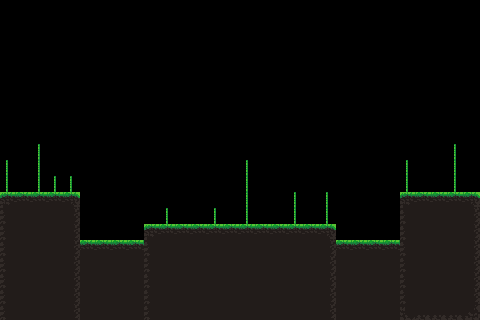

Rendered tile map (Tiled .tmx) drawn with the repository's tilesets; below, a short description and the full map source, tile grids included:
An orthogonal 30x20 tile map with 16x16 px tiles, 2 tile layers (Tile Layer 1, Foreground).

<map version="1.10" tiledversion="1.11.2" orientation="orthogonal" renderorder="right-down" width="30" height="20" tilewidth="16" tileheight="16" infinite="0" nextlayerid="3" nextobjectid="1">
 <tileset firstgid="1" name="tileset" tilewidth="16" tileheight="16" tilecount="64" columns="8">
  <image source="../images/tileset.png" width="128" height="128" />
 </tileset>
 <layer id="1" name="Tile Layer 1" width="30" height="20">
  <data encoding="csv">
0,0,0,0,0,0,0,0,0,0,0,0,0,0,0,0,0,0,0,0,0,0,0,0,0,0,0,0,0,0,
0,0,0,0,0,0,0,0,0,0,0,0,0,0,0,0,0,0,0,0,0,0,0,0,0,0,0,0,0,0,
0,0,0,0,0,0,0,0,0,0,0,0,0,0,0,0,0,0,0,0,0,0,0,0,0,0,0,0,0,0,
0,0,0,0,0,0,0,0,0,0,0,0,0,0,0,0,0,0,0,0,0,0,0,0,0,0,0,0,0,0,
0,0,0,0,0,0,0,0,0,0,0,0,0,0,0,0,0,0,0,0,0,0,0,0,0,0,0,0,0,0,
0,0,0,0,0,0,0,0,0,0,0,0,0,0,0,0,0,0,0,0,0,0,0,0,0,0,0,0,0,0,
0,0,0,0,0,0,0,0,0,0,0,0,0,0,0,0,0,0,0,0,0,0,0,0,0,0,0,0,0,0,
0,0,0,0,0,0,0,0,0,0,0,0,0,0,0,0,0,0,0,0,0,0,0,0,0,0,0,0,0,0,
0,0,0,0,0,0,0,0,0,0,0,0,0,0,0,0,0,0,0,0,0,0,0,0,0,0,0,0,0,0,
0,0,0,0,0,0,0,0,0,0,0,0,0,0,0,0,0,0,0,0,0,0,0,0,0,0,0,0,0,0,
0,0,0,0,0,0,0,0,0,0,0,0,0,0,0,0,0,0,0,0,0,0,0,0,0,0,0,0,0,0,
0,0,0,0,0,0,0,0,0,0,0,0,0,0,0,0,0,0,0,0,0,0,0,0,0,0,0,0,0,0,
1,2,2,2,3,0,0,0,0,0,0,0,0,0,0,0,0,0,0,0,0,0,0,0,0,1,2,2,2,3,
9,10,10,10,11,0,0,0,0,0,0,0,0,0,0,0,0,0,0,0,0,0,0,0,0,9,10,10,10,11,
9,10,10,10,11,0,0,0,0,1,2,2,2,2,2,2,2,2,2,2,3,12,12,12,12,9,10,10,10,11,
9,10,10,10,11,2,2,2,2,9,10,10,10,10,10,10,10,10,10,10,11,2,2,2,2,9,10,10,10,11,
9,10,10,10,11,10,10,10,10,9,10,10,10,10,10,10,10,10,10,10,11,10,10,10,10,9,10,10,10,11,
9,10,10,10,11,10,10,10,10,9,10,10,10,10,10,10,10,10,10,10,11,10,10,10,10,9,10,10,10,11,
9,10,10,10,11,10,10,10,10,9,10,10,10,10,10,10,10,10,10,10,11,10,10,10,10,9,10,10,10,11,
9,10,10,10,11,10,10,10,10,9,10,10,10,10,10,10,10,10,10,10,11,10,10,10,10,17,18,18,18,19
</data>
 </layer>
 <layer id="2" name="Foreground" width="30" height="20">
  <data encoding="csv">
0,0,0,0,0,0,0,0,0,0,0,0,0,0,0,0,0,0,0,0,0,0,0,0,0,0,0,0,0,0,
0,0,0,0,0,0,0,0,0,0,0,0,0,0,0,0,0,0,0,0,0,0,0,0,0,0,0,0,0,0,
0,0,0,0,0,0,0,0,0,0,0,0,0,0,0,0,0,0,0,0,0,0,0,0,0,0,0,0,0,0,
0,0,0,0,0,0,0,0,0,0,0,0,0,0,0,0,0,0,0,0,0,0,0,0,0,0,0,0,0,0,
0,0,0,0,0,0,0,0,0,0,0,0,0,0,0,0,0,0,0,0,0,0,0,0,0,0,0,0,0,0,
0,0,0,0,0,0,0,0,0,0,0,0,0,0,0,0,0,0,0,0,0,0,0,0,0,0,0,0,0,0,
0,0,0,0,0,0,0,0,0,0,0,0,0,0,0,0,0,0,0,0,0,0,0,0,0,0,0,0,0,0,
0,0,0,0,0,0,0,0,0,0,0,0,0,0,0,0,0,0,0,0,0,0,0,0,0,0,0,0,0,0,
0,0,0,0,0,0,0,0,0,0,0,0,0,0,0,0,0,0,0,0,0,0,0,0,0,0,0,0,0,0,
0,0,5,0,0,0,0,0,0,0,0,0,0,0,0,0,0,0,0,0,0,0,0,0,0,0,0,0,5,0,
5,0,5,0,0,0,0,0,0,0,0,0,0,0,0,5,0,0,0,0,0,0,0,0,0,5,0,0,5,0,
5,0,5,5,5,0,0,0,0,0,0,0,0,0,0,5,0,0,0,0,0,0,0,0,0,5,0,0,5,0,
0,0,0,0,0,0,0,0,0,0,0,0,0,0,0,5,0,0,5,0,5,0,0,0,0,0,0,0,0,0,
0,0,0,0,0,0,0,0,0,0,5,0,0,5,0,5,0,0,5,0,5,0,0,0,0,0,0,0,0,0,
0,0,0,0,0,0,0,0,0,0,0,0,0,0,0,0,0,0,0,0,0,0,0,0,0,0,0,0,0,0,
0,0,0,0,0,0,0,0,0,0,0,0,0,0,0,0,0,0,0,0,0,0,0,0,0,0,0,0,0,0,
0,0,0,0,0,0,0,0,0,0,0,0,0,0,0,0,0,0,0,0,0,0,0,0,0,0,0,0,0,0,
0,0,0,0,0,0,0,0,0,0,0,0,0,0,0,0,0,0,0,0,0,0,0,0,0,0,0,0,0,0,
0,0,0,0,0,0,0,0,0,0,0,0,0,0,0,0,0,0,0,0,0,0,0,0,0,0,0,0,0,0,
0,0,0,0,0,0,0,0,0,0,0,0,0,0,0,0,0,0,0,0,0,0,0,0,0,0,0,0,0,0
</data>
 </layer>
</map>